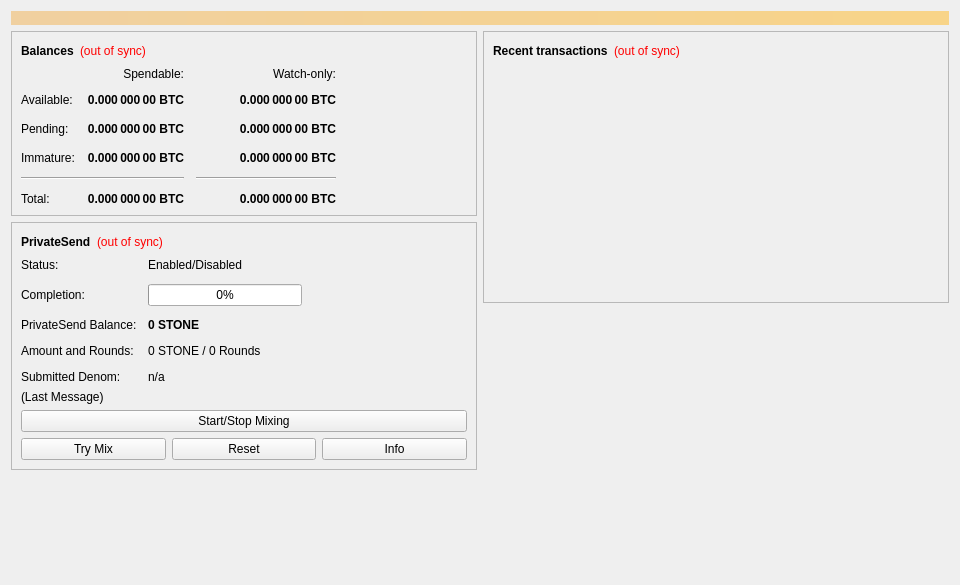
<?xml version="1.0" encoding="UTF-8"?>
<ui version="4.0">
 <class>OverviewPage</class>
 <widget class="QWidget" name="OverviewPage">
  <property name="geometry">
   <rect>
    <x>0</x>
    <y>0</y>
    <width>960</width>
    <height>585</height>
   </rect>
  </property>
  <property name="minimumSize">
   <size>
    <width>960</width>
    <height>0</height>
   </size>
  </property>
  <property name="windowTitle">
   <string>Form</string>
  </property>
  <layout class="QVBoxLayout" name="topLayout">
   <item>
    <widget class="QLabel" name="labelAlerts">
     <property name="visible">
      <bool>false</bool>
     </property>
     <property name="styleSheet">
      <string notr="true">background-color: qlineargradient(x1: 0, y1: 0, x2: 1, y2: 0, stop:0 #F0D0A0, stop:1 #F8D488); color:#000000;</string>
     </property>
     <property name="wordWrap">
      <bool>true</bool>
     </property>
     <property name="margin">
      <number>3</number>
     </property>
    </widget>
   </item>
   <item>
    <layout class="QHBoxLayout" name="horizontalLayout" stretch="1,1">
     <item>
      <layout class="QVBoxLayout" name="verticalLayout_2">
       <item>
        <widget class="QFrame" name="frame">
         <property name="frameShape">
          <enum>QFrame::StyledPanel</enum>
         </property>
         <property name="frameShadow">
          <enum>QFrame::Raised</enum>
         </property>
         <layout class="QVBoxLayout" name="verticalLayout_4">
          <item>
           <layout class="QHBoxLayout" name="horizontalLayout_4">
            <item>
             <widget class="QLabel" name="label_5">
              <property name="font">
               <font>
                <weight>75</weight>
                <bold>true</bold>
               </font>
              </property>
              <property name="text">
               <string>Balances</string>
              </property>
             </widget>
            </item>
            <item>
             <widget class="QLabel" name="labelWalletStatus">
              <property name="toolTip">
               <string>The displayed information may be out of date. Your wallet automatically synchronizes with the Stone network after a connection is established, but this process has not completed yet.</string>
              </property>
              <property name="styleSheet">
               <string notr="true">QLabel { color: red; }</string>
              </property>
              <property name="text">
               <string notr="true">(out of sync)</string>
              </property>
              <property name="alignment">
               <set>Qt::AlignLeading|Qt::AlignLeft|Qt::AlignVCenter</set>
              </property>
             </widget>
            </item>
            <item>
             <spacer name="horizontalSpacer_3">
              <property name="orientation">
               <enum>Qt::Horizontal</enum>
              </property>
              <property name="sizeHint" stdset="0">
               <size>
                <width>40</width>
                <height>20</height>
               </size>
              </property>
             </spacer>
            </item>
           </layout>
          </item>
          <item>
           <layout class="QGridLayout" name="gridLayout">
            <property name="spacing">
             <number>12</number>
            </property>
            <item row="2" column="2">
             <widget class="QLabel" name="labelWatchPending">
              <property name="font">
               <font>
                <weight>75</weight>
                <bold>true</bold>
               </font>
              </property>
              <property name="cursor">
               <cursorShape>IBeamCursor</cursorShape>
              </property>
              <property name="toolTip">
               <string>Unconfirmed transactions to watch-only addresses</string>
              </property>
              <property name="text">
               <string notr="true">0.000 000 00 BTC</string>
              </property>
              <property name="alignment">
               <set>Qt::AlignRight|Qt::AlignTrailing|Qt::AlignVCenter</set>
              </property>
              <property name="textInteractionFlags">
               <set>Qt::LinksAccessibleByMouse|Qt::TextSelectableByKeyboard|Qt::TextSelectableByMouse</set>
              </property>
             </widget>
            </item>
            <item row="2" column="1">
             <widget class="QLabel" name="labelUnconfirmed">
              <property name="font">
               <font>
                <weight>75</weight>
                <bold>true</bold>
               </font>
              </property>
              <property name="cursor">
               <cursorShape>IBeamCursor</cursorShape>
              </property>
              <property name="toolTip">
               <string>Total of transactions that have yet to be confirmed, and do not yet count toward the spendable balance</string>
              </property>
              <property name="text">
               <string notr="true">0.000 000 00 BTC</string>
              </property>
              <property name="alignment">
               <set>Qt::AlignRight|Qt::AlignTrailing|Qt::AlignVCenter</set>
              </property>
              <property name="textInteractionFlags">
               <set>Qt::LinksAccessibleByMouse|Qt::TextSelectableByKeyboard|Qt::TextSelectableByMouse</set>
              </property>
             </widget>
            </item>
            <item row="3" column="2">
             <widget class="QLabel" name="labelWatchImmature">
              <property name="font">
               <font>
                <weight>75</weight>
                <bold>true</bold>
               </font>
              </property>
              <property name="cursor">
               <cursorShape>IBeamCursor</cursorShape>
              </property>
              <property name="toolTip">
               <string>Mined balance in watch-only addresses that has not yet matured</string>
              </property>
              <property name="text">
               <string notr="true">0.000 000 00 BTC</string>
              </property>
              <property name="alignment">
               <set>Qt::AlignRight|Qt::AlignTrailing|Qt::AlignVCenter</set>
              </property>
              <property name="textInteractionFlags">
               <set>Qt::LinksAccessibleByMouse|Qt::TextSelectableByKeyboard|Qt::TextSelectableByMouse</set>
              </property>
             </widget>
            </item>
            <item row="4" column="0" colspan="2">
             <widget class="Line" name="lineSpendableBalance">
              <property name="orientation">
               <enum>Qt::Horizontal</enum>
              </property>
             </widget>
            </item>
            <item row="4" column="2">
             <widget class="Line" name="lineWatchBalance">
              <property name="sizePolicy">
               <sizepolicy hsizetype="Preferred" vsizetype="Fixed">
                <horstretch>0</horstretch>
                <verstretch>0</verstretch>
               </sizepolicy>
              </property>
              <property name="minimumSize">
               <size>
                <width>140</width>
                <height>0</height>
               </size>
              </property>
              <property name="orientation">
               <enum>Qt::Horizontal</enum>
              </property>
             </widget>
            </item>
            <item row="5" column="0">
             <widget class="QLabel" name="labelTotalText">
              <property name="text">
               <string>Total:</string>
              </property>
             </widget>
            </item>
            <item row="3" column="1">
             <widget class="QLabel" name="labelImmature">
              <property name="font">
               <font>
                <weight>75</weight>
                <bold>true</bold>
               </font>
              </property>
              <property name="cursor">
               <cursorShape>IBeamCursor</cursorShape>
              </property>
              <property name="toolTip">
               <string>Mined balance that has not yet matured</string>
              </property>
              <property name="text">
               <string notr="true">0.000 000 00 BTC</string>
              </property>
              <property name="alignment">
               <set>Qt::AlignRight|Qt::AlignTrailing|Qt::AlignVCenter</set>
              </property>
              <property name="textInteractionFlags">
               <set>Qt::LinksAccessibleByMouse|Qt::TextSelectableByKeyboard|Qt::TextSelectableByMouse</set>
              </property>
             </widget>
            </item>
            <item row="2" column="3">
             <spacer name="horizontalSpacer_2">
              <property name="orientation">
               <enum>Qt::Horizontal</enum>
              </property>
              <property name="sizeHint" stdset="0">
               <size>
                <width>40</width>
                <height>20</height>
               </size>
              </property>
             </spacer>
            </item>
            <item row="3" column="0">
             <widget class="QLabel" name="labelImmatureText">
              <property name="text">
               <string>Immature:</string>
              </property>
             </widget>
            </item>
            <item row="5" column="1">
             <widget class="QLabel" name="labelTotal">
              <property name="font">
               <font>
                <weight>75</weight>
                <bold>true</bold>
               </font>
              </property>
              <property name="cursor">
               <cursorShape>IBeamCursor</cursorShape>
              </property>
              <property name="toolTip">
               <string>Your current total balance</string>
              </property>
              <property name="text">
               <string notr="true">0.000 000 00 BTC</string>
              </property>
              <property name="alignment">
               <set>Qt::AlignRight|Qt::AlignTrailing|Qt::AlignVCenter</set>
              </property>
              <property name="textInteractionFlags">
               <set>Qt::LinksAccessibleByMouse|Qt::TextSelectableByKeyboard|Qt::TextSelectableByMouse</set>
              </property>
             </widget>
            </item>
            <item row="5" column="2">
             <widget class="QLabel" name="labelWatchTotal">
              <property name="font">
               <font>
                <weight>75</weight>
                <bold>true</bold>
               </font>
              </property>
              <property name="cursor">
               <cursorShape>IBeamCursor</cursorShape>
              </property>
              <property name="toolTip">
               <string>Current total balance in watch-only addresses</string>
              </property>
              <property name="text">
               <string notr="true">0.000 000 00 BTC</string>
              </property>
              <property name="alignment">
               <set>Qt::AlignRight|Qt::AlignTrailing|Qt::AlignVCenter</set>
              </property>
              <property name="textInteractionFlags">
               <set>Qt::LinksAccessibleByMouse|Qt::TextSelectableByKeyboard|Qt::TextSelectableByMouse</set>
              </property>
             </widget>
            </item>
            <item row="0" column="2">
             <widget class="QLabel" name="labelWatchonly">
              <property name="text">
               <string>Watch-only:</string>
              </property>
              <property name="alignment">
               <set>Qt::AlignRight|Qt::AlignTrailing|Qt::AlignVCenter</set>
              </property>
             </widget>
            </item>
            <item row="1" column="0">
             <widget class="QLabel" name="labelBalanceText">
              <property name="text">
               <string>Available:</string>
              </property>
             </widget>
            </item>
            <item row="1" column="1">
             <widget class="QLabel" name="labelBalance">
              <property name="font">
               <font>
                <weight>75</weight>
                <bold>true</bold>
               </font>
              </property>
              <property name="cursor">
               <cursorShape>IBeamCursor</cursorShape>
              </property>
              <property name="toolTip">
               <string>Your current spendable balance</string>
              </property>
              <property name="text">
               <string notr="true">0.000 000 00 BTC</string>
              </property>
              <property name="alignment">
               <set>Qt::AlignRight|Qt::AlignTrailing|Qt::AlignVCenter</set>
              </property>
              <property name="textInteractionFlags">
               <set>Qt::LinksAccessibleByMouse|Qt::TextSelectableByKeyboard|Qt::TextSelectableByMouse</set>
              </property>
             </widget>
            </item>
            <item row="1" column="2">
             <widget class="QLabel" name="labelWatchAvailable">
              <property name="font">
               <font>
                <weight>75</weight>
                <bold>true</bold>
               </font>
              </property>
              <property name="cursor">
               <cursorShape>IBeamCursor</cursorShape>
              </property>
              <property name="toolTip">
               <string>Your current balance in watch-only addresses</string>
              </property>
              <property name="text">
               <string notr="true">0.000 000 00 BTC</string>
              </property>
              <property name="alignment">
               <set>Qt::AlignRight|Qt::AlignTrailing|Qt::AlignVCenter</set>
              </property>
              <property name="textInteractionFlags">
               <set>Qt::LinksAccessibleByMouse|Qt::TextSelectableByKeyboard|Qt::TextSelectableByMouse</set>
              </property>
             </widget>
            </item>
            <item row="2" column="0">
             <widget class="QLabel" name="labelPendingText">
              <property name="text">
               <string>Pending:</string>
              </property>
             </widget>
            </item>
            <item row="0" column="1">
             <widget class="QLabel" name="labelSpendable">
              <property name="text">
               <string>Spendable:</string>
              </property>
              <property name="alignment">
               <set>Qt::AlignRight|Qt::AlignTrailing|Qt::AlignVCenter</set>
              </property>
             </widget>
            </item>
           </layout>
          </item>
         </layout>
        </widget>
       </item>
       <item>
        <widget class="QFrame" name="framePrivateSend">
         <property name="layoutDirection">
          <enum>Qt::LeftToRight</enum>
         </property>
         <property name="frameShape">
          <enum>QFrame::StyledPanel</enum>
         </property>
         <property name="frameShadow">
          <enum>QFrame::Raised</enum>
         </property>
         <layout class="QVBoxLayout" name="VerticalLayout_PS1">
          <item>
           <layout class="QHBoxLayout" name="horizontalLayout_5">
            <item>
             <widget class="QLabel" name="labelPrivateSendHeader">
              <property name="font">
               <font>
                <weight>75</weight>
                <bold>true</bold>
               </font>
              </property>
              <property name="text">
               <string>PrivateSend</string>
              </property>
             </widget>
            </item>
            <item>
             <widget class="QLabel" name="labelPrivateSendSyncStatus">
              <property name="toolTip">
               <string>The displayed information may be out of date. Your wallet automatically synchronizes with the Stone network after a connection is established, but this process has not completed yet.</string>
              </property>
              <property name="styleSheet">
               <string notr="true">QLabel { color: red; }</string>
              </property>
              <property name="text">
               <string notr="true">(out of sync)</string>
              </property>
              <property name="alignment">
               <set>Qt::AlignLeading|Qt::AlignLeft|Qt::AlignVCenter</set>
              </property>
             </widget>
            </item>
            <item>
             <spacer name="horizontalSpacer_4">
              <property name="orientation">
               <enum>Qt::Horizontal</enum>
              </property>
              <property name="sizeHint" stdset="0">
               <size>
                <width>40</width>
                <height>20</height>
               </size>
              </property>
             </spacer>
            </item>
           </layout>
          </item>
          <item>
           <layout class="QFormLayout" name="privateSendFormLayout">
            <property name="fieldGrowthPolicy">
             <enum>QFormLayout::AllNonFixedFieldsGrow</enum>
            </property>
            <property name="horizontalSpacing">
             <number>11</number>
            </property>
            <property name="verticalSpacing">
             <number>12</number>
            </property>
            <item row="0" column="0">
             <widget class="QLabel" name="labelPrivateSendEnabledText">
              <property name="text">
               <string>Status:</string>
              </property>
             </widget>
            </item>
            <item row="0" column="1">
             <widget class="QLabel" name="labelPrivateSendEnabled">
              <property name="text">
               <string>Enabled/Disabled</string>
              </property>
             </widget>
            </item>
            <item row="1" column="0">
             <widget class="QLabel" name="labelCompletitionText">
              <property name="text">
               <string>Completion:</string>
              </property>
             </widget>
            </item>
            <item row="1" column="1">
             <widget class="QProgressBar" name="privateSendProgress">
              <property name="maximumSize">
               <size>
                <width>154</width>
                <height>16777215</height>
               </size>
              </property>
              <property name="value">
               <number>0</number>
              </property>
             </widget>
            </item>
            <item row="2" column="0">
             <widget class="QLabel" name="labelAnonymizedText">
              <property name="text">
               <string>PrivateSend Balance:</string>
              </property>
             </widget>
            </item>
            <item row="2" column="1">
             <widget class="QLabel" name="labelAnonymized">
              <property name="font">
               <font>
                <weight>75</weight>
                <bold>true</bold>
               </font>
              </property>
              <property name="text">
               <string notr="true">0 STONE</string>
              </property>
             </widget>
            </item>
            <item row="3" column="0">
             <widget class="QLabel" name="labelAmountAndRoundsText">
              <property name="text">
               <string>Amount and Rounds:</string>
              </property>
             </widget>
            </item>
            <item row="3" column="1">
             <widget class="QLabel" name="labelAmountRounds">
              <property name="text">
               <string>0 STONE / 0 Rounds</string>
              </property>
             </widget>
            </item>
            <item row="4" column="0">
             <widget class="QLabel" name="labelSubmittedDenomText">
              <property name="text">
               <string>Submitted Denom:</string>
              </property>
             </widget>
            </item>
            <item row="4" column="1">
             <widget class="QLabel" name="labelSubmittedDenom">
              <property name="toolTip">
               <string>The denominations you submitted to the Masternode.&lt;br&gt;To mix, other users must submit the exact same denominations.</string>
              </property>
              <property name="text">
               <string>n/a</string>
              </property>
             </widget>
            </item>
           </layout>
          </item>
          <item>
           <layout class="QVBoxLayout" name="VerticalLayout_PS">
            <item>
             <widget class="QLabel" name="labelPrivateSendLastMessage">
              <property name="text">
               <string>(Last Message)</string>
              </property>
              <property name="alignment">
               <set>Qt::AlignLeading|Qt::AlignLeft|Qt::AlignTop</set>
              </property>
              <property name="wordWrap">
               <bool>true</bool>
              </property>
             </widget>
            </item>
            <item>
             <widget class="QPushButton" name="togglePrivateSend">
              <property name="sizePolicy">
               <sizepolicy hsizetype="MinimumExpanding" vsizetype="Fixed">
                <horstretch>0</horstretch>
                <verstretch>0</verstretch>
               </sizepolicy>
              </property>
              <property name="text">
               <string>Start/Stop Mixing</string>
              </property>
             </widget>
            </item>
            <item>
             <layout class="QHBoxLayout" name="horizontalLayout_debugbuttons">
              <item>
               <widget class="QPushButton" name="privateSendAuto">
                <property name="sizePolicy">
                 <sizepolicy hsizetype="MinimumExpanding" vsizetype="Fixed">
                  <horstretch>0</horstretch>
                  <verstretch>0</verstretch>
                 </sizepolicy>
                </property>
                <property name="toolTip">
                 <string>Try to manually submit a PrivateSend request.</string>
                </property>
                <property name="text">
                 <string>Try Mix</string>
                </property>
               </widget>
              </item>
              <item>
               <widget class="QPushButton" name="privateSendReset">
                <property name="sizePolicy">
                 <sizepolicy hsizetype="MinimumExpanding" vsizetype="Fixed">
                  <horstretch>0</horstretch>
                  <verstretch>0</verstretch>
                 </sizepolicy>
                </property>
                <property name="toolTip">
                 <string>Reset the current status of PrivateSend (can interrupt PrivateSend if it's in the process of Mixing, which can cost you money!)</string>
                </property>
                <property name="autoFillBackground">
                 <bool>false</bool>
                </property>
                <property name="text">
                 <string>Reset</string>
                </property>
               </widget>
              </item>
              <item>
               <widget class="QPushButton" name="privateSendInfo">
                <property name="sizePolicy">
                 <sizepolicy hsizetype="MinimumExpanding" vsizetype="Fixed">
                  <horstretch>0</horstretch>
                  <verstretch>0</verstretch>
                 </sizepolicy>
                </property>
                <property name="toolTip">
                 <string>Information about PrivateSend and Mixing</string>
                </property>
                <property name="text">
                 <string>Info</string>
                </property>
               </widget>
              </item>
             </layout>
            </item>
           </layout>
          </item>
         </layout>
        </widget>
       </item>
       <item>
        <spacer name="verticalSpacer">
         <property name="orientation">
          <enum>Qt::Vertical</enum>
         </property>
         <property name="sizeHint" stdset="0">
          <size>
           <width>20</width>
           <height>40</height>
          </size>
         </property>
        </spacer>
       </item>
      </layout>
     </item>
     <item>
      <layout class="QVBoxLayout" name="verticalLayout_3">
       <item>
        <widget class="QFrame" name="frame_2">
         <property name="frameShape">
          <enum>QFrame::StyledPanel</enum>
         </property>
         <property name="frameShadow">
          <enum>QFrame::Raised</enum>
         </property>
         <layout class="QVBoxLayout" name="verticalLayout">
          <item>
           <layout class="QHBoxLayout" name="horizontalLayout_2">
            <item>
             <widget class="QLabel" name="label_4">
              <property name="font">
               <font>
                <weight>75</weight>
                <bold>true</bold>
               </font>
              </property>
              <property name="text">
               <string>Recent transactions</string>
              </property>
             </widget>
            </item>
            <item>
             <widget class="QLabel" name="labelTransactionsStatus">
              <property name="toolTip">
               <string>The displayed information may be out of date. Your wallet automatically synchronizes with the Stone network after a connection is established, but this process has not completed yet.</string>
              </property>
              <property name="styleSheet">
               <string notr="true">QLabel { color: red; }</string>
              </property>
              <property name="text">
               <string notr="true">(out of sync)</string>
              </property>
              <property name="alignment">
               <set>Qt::AlignLeading|Qt::AlignLeft|Qt::AlignVCenter</set>
              </property>
             </widget>
            </item>
            <item>
             <spacer name="horizontalSpacer">
              <property name="orientation">
               <enum>Qt::Horizontal</enum>
              </property>
              <property name="sizeHint" stdset="0">
               <size>
                <width>40</width>
                <height>20</height>
               </size>
              </property>
             </spacer>
            </item>
           </layout>
          </item>
          <item>
           <widget class="QListView" name="listTransactions">
            <property name="styleSheet">
             <string notr="true">QListView { background: transparent; }</string>
            </property>
            <property name="frameShape">
             <enum>QFrame::NoFrame</enum>
            </property>
            <property name="verticalScrollBarPolicy">
             <enum>Qt::ScrollBarAlwaysOff</enum>
            </property>
            <property name="horizontalScrollBarPolicy">
             <enum>Qt::ScrollBarAlwaysOff</enum>
            </property>
            <property name="selectionMode">
             <enum>QAbstractItemView::NoSelection</enum>
            </property>
           </widget>
          </item>
         </layout>
        </widget>
       </item>
       <item>
        <spacer name="verticalSpacer_2">
         <property name="orientation">
          <enum>Qt::Vertical</enum>
         </property>
         <property name="sizeHint" stdset="0">
          <size>
           <width>20</width>
           <height>40</height>
          </size>
         </property>
        </spacer>
       </item>
      </layout>
     </item>
    </layout>
   </item>
  </layout>
 </widget>
 <resources/>
 <connections/>
</ui>
